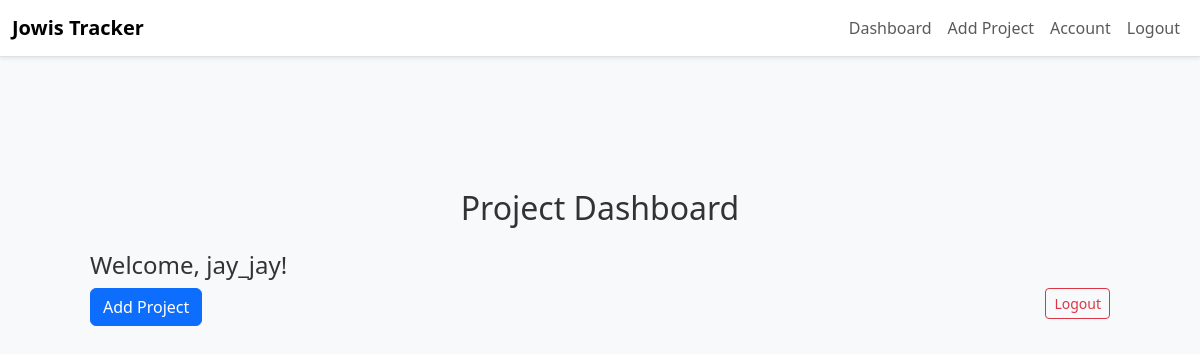
Page /dashboard (signed in) on the earlier database version.
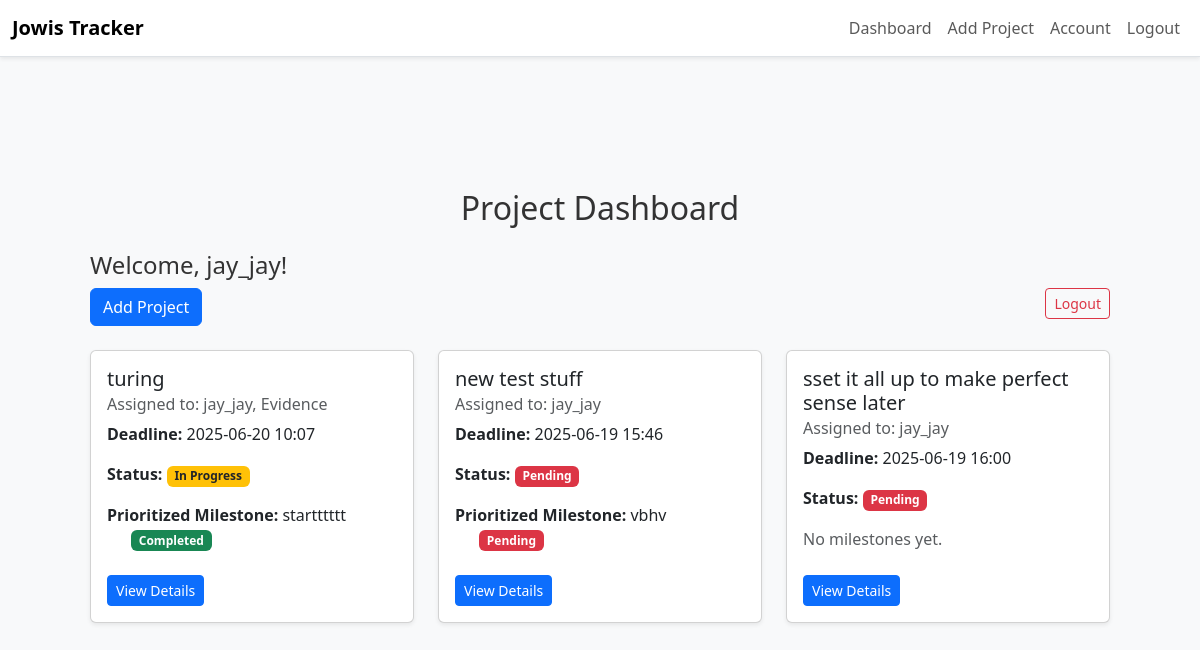
Same page on the later database version.
### app/dbmodels.py (models this page shows, shortened)
class User(db.Model, UserMixin):
    id = db.Column(db.Integer, primary_key=True)
    username = db.Column(db.String(150), unique=True, nullable=False)
    email = db.Column(db.String(150), unique=True, nullable=False)
    password_hash = db.Column(db.String(150), nullable=False)
    tasks = db.relationship("Task", backref="assigned_to", cascade='all, delete-orphan',passive_deletes=True)
    role = db.Column(db.String(50), nullable=False, default="employee") # or admin
    projects = db.relationship(
        'Project',
        secondary=project_users,
        back_populates='users'
    )
    reset_code = db.Column(db.String(8), nullable=True)
    reset_code_expiry = db.Column(db.DateTime, nullable=True)

class Project(db.Model):
    id = db.Column(db.Integer, primary_key=True)
    title = db.Column(db.String(150), nullable=False)
    description = db.Column(db.Text, nullable=False)
    tasks = db.relationship("Task", backref="project", cascade="all, delete-orphan", passive_deletes=True)
    milestones = db.relationship("Milestone", backref="project", cascade="all, delete-orphan", passive_deletes=True)
    deadline = db.Column(db.DateTime, nullable=False, default = datetime.now(timezone.utc)) # default to current time in UTC
    status = db.Column(db.String(20), nullable=False, default="Pending")
    comment = db.Column(db.Text, nullable=True)
    users = db.relationship(
        'User',
        secondary=project_users,
        back_populates='projects'
    )

class Milestone(db.Model):
    id = db.Column(db.Integer, primary_key=True)
    name = db.Column(db.String(140), nullable=False)
    deadline = db.Column(db.DateTime, nullable=False)
    project_id = db.Column(db.Integer, db.ForeignKey("project.id", ondelete="CASCADE"), nullable=False) # ondelete="CASCADE" ensures that if a project is deleted, its milestones are also deleted
    tasks = db.relationship("Task", backref="milestone", lazy="dynamic")
    status = db.Column(db.String(20), nullable=False, default="Pending")

### app/routes.py (the view)
@main.route("/dashboard")
@login_required
def dashboard():
    if current_user.role == "admin":
        projects = Project.query.all()
    else:
        projects = current_user.projects
    pending_invites = ProjectInvite.query.filter_by(email=current_user.email, accepted=False).all()
    return render_template("dashboard.html", projects=projects, pending_invites=pending_invites)

### app/__init__.py (called while the page is built)
def create_app():
    app= Flask(__name__)
    app.config.from_object("config.Config") # load app config from config.py
    db.init_app(app)
    migrate.init_app(app, db)
    login_manager.init_app(app)
    mail.init_app(app)
    scheduler.init_app(app)
    scheduler.start()
    from . import jobs  # <-- Import jobs to register them
    from .admin import init_admin
    init_admin(app)
    login_manager.login_view = "main.login"
    login_manager.login_message_category ="info"
    from .dbmodels import User
    @login_manager.user_loader
    def load_user(user_id):
        return User.query.get(int(user_id))
    from .routes import main
    app.register_blueprint(main)
    return app

### app/templates/dashboard.html (shortened to what this page needs)
{% extends "base.html" %}
{% block content %}
<div class="container mt-4">
  <h2 class="mb-4">Project Dashboard</h2>
  <h4>Welcome, {{ current_user.username }}!</h4><a href="{{ url_for('main.logout') }}" class="btn btn-outline-danger btn-sm float-end mb-3">Logout</a>
  <a href="{{ url_for('main.add_project') }}" class="btn btn-primary mb-4">Add Project</a>
  <div class="row">
    {% for project in projects %}
    <div class="col-md-4">
      <div class="card mb-4 shadow-sm">
        <div class="card-body">
          <h5 class="card-title">{{ project.title }}</h5>
          <h6 class="card-subtitle mb-2 text-muted">
            Assigned to:
            {% for user in project.users %}
              {{ user.username }}{% if not loop.last %}, {% endif %}
            {% endfor %}
          </h6>
          <p><strong>Deadline:</strong> {{ project.deadline.strftime('%Y-%m-%d %H:%M') if project.deadline else 'N/A' }}</p>
          <p><strong>Status:</strong>
            {% if project.status == 'Completed' %}
              <span class="badge bg-success">Completed</span>
            {% elif project.status == 'Pending' %}
              <span class="badge bg-danger">Pending</span>
            {% elif project.status == 'In Progress' %}
              <span class="badge bg-warning text-dark">In Progress</span>
            {% else %}
              <span class="badge bg-secondary">Unknown</span>
            {% endif %}
          </p>
          {% if project.milestones %}
            {% set urgent = project.milestones|sort(attribute='deadline', reverse=False)|first %}
            <p>
              <strong>Prioritized Milestone:</strong> {{ urgent.name }}
                            {% if urgent.status == 'Completed' %}
                                <span class="badge bg-success ms-4">Completed</span>
                            {% elif urgent.status == 'Pending' %}
                                <span class="badge bg-danger ms-4">Pending</span>
                            {% elif urgent.status == 'In Progress' %}
                                <span class="badge bg-warning text-dark ms-4">In Progress</span>
                            {% else %}
                                <span class="badge bg-secondary ms-4">Unknown</span>
                            {% endif %}
              </p>
          {% else %}
            <p class="text-muted">No milestones yet.</p>
          {% endif %}
          <a href="{{ url_for('main.project_detail', project_id=project.id) }}" class="btn btn-primary btn-sm mt-2">View Details</a>
        </div>
      </div>
    </div>
  {% endfor %}
</div>
{% endblock %}

### app/templates/base.html (shortened to what this page needs)
<!DOCTYPE html>
<html lang="en">
<head>
    <link href="https://cdn.jsdelivr.net/npm/bootstrap@5.3.0/dist/css/bootstrap.min.css" rel="stylesheet">
    <link rel="stylesheet" href="{{ url_for('static', filename='style.css') }}">
</head>
<body class="bg-light">
    {% include "_navbar.html" %}
    <div class="container py-4">
        {% block content %}{% endblock %}
    </div>
</body>
</html>

### app/templates/_navbar.html (shortened to what this page needs)
<nav class="navbar navbar-expand-lg navbar-light bg-white border-bottom shadow-sm mb-4">
  <div class="container-fluid">
    <a class="navbar-brand fw-bold" href="{{ url_for('main.dashboard') }}">Jowis Tracker</a>
    <div class="collapse navbar-collapse justify-content-end" id="navbarNav">
      <ul class="navbar-nav">
        <li class="nav-item">
          <a class="nav-link" href="{{ url_for('main.dashboard') }}">Dashboard</a>
        </li>
        <li class="nav-item">
          <a class="nav-link" href="{{ url_for('main.add_project') }}">Add Project</a>
        </li>
        <li class="nav-item">
          <a class="nav-link" href="{{ url_for('main.account') }}">Account</a>
        </li>
        <li class="nav-item">
          <a class="nav-link" href="{{ url_for('main.logout') }}">Logout</a>
        </li>
      </ul>
    </div>
  </div>
</nav>

### app/static/style.css (style rules this page uses)
body { background-color: #f2f2f2; font-family: Arial, sans-serif; margin: 0; }
h2 { text-align: center; margin-bottom: 20px; color: #333; }
body { font-family: "Segoe UI", Tahoma, Geneva, Verdana, sans-serif; background-color: #f0f2f5; margin: 0; }
h2 { margin-bottom: 25px; color: #333; }
a { color: #007bff; text-decoration: none; }
body { background-color: #f4f6f8; font-family: "Segoe UI", Tahoma, Geneva, Verdana, sans-serif; color: #333; margin: 0; padding: 0; }
.container { padding: 30px; border-radius: 12px; }
h2 { text-align: center; margin-bottom: 30px; color: #2c3e50; }
body { font-family: "Segoe UI", Tahoma, Geneva, Verdana, sans-serif; background-color: #f4f6f8; margin: 0; }
h2 { text-align: center; color: #333; margin-top: 30px; }

Differences in the rows shown:
added Project: title "turing", deadline "2025-06-20 10:07", status "In Progress", shows "Completed", User (username "jay_jay")
added User: username "Evidence", shown under "turing"
added Milestone: name "startttttt"
added Project: title "new test stuff", deadline "2025-06-19 15:46", status "Pending", User (username "jay_jay")
added Milestone: name "vbhv"
added Project: title "sset it all up to make perfect sense later", deadline "2025-06-19 16:00", status "Pending", shows "No milestones yet.", User (username "jay_jay")
